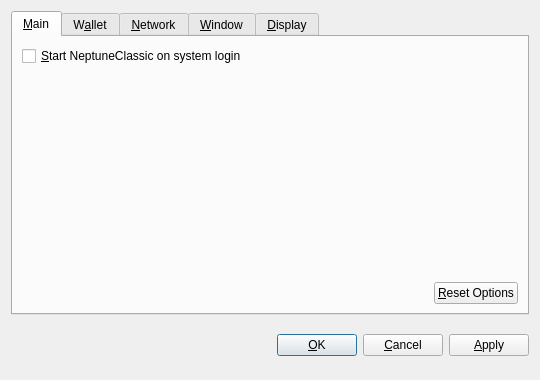
<?xml version="1.0" encoding="UTF-8"?>
<ui version="4.0">
 <class>OptionsDialog</class>
 <widget class="QDialog" name="OptionsDialog">
  <property name="geometry">
   <rect>
    <x>0</x>
    <y>0</y>
    <width>540</width>
    <height>380</height>
   </rect>
  </property>
  <property name="windowTitle">
   <string>Options</string>
  </property>
  <property name="modal">
   <bool>true</bool>
  </property>
  <layout class="QVBoxLayout" name="verticalLayout">
   <item>
    <widget class="QTabWidget" name="tabWidget">
     <property name="tabPosition">
      <enum>QTabWidget::North</enum>
     </property>
     <property name="currentIndex">
      <number>0</number>
     </property>
     <widget class="QWidget" name="tabMain">
      <attribute name="title">
       <string>&amp;Main</string>
      </attribute>
      <layout class="QVBoxLayout" name="verticalLayout_Main">
       <item>
        <widget class="QCheckBox" name="bitcoinAtStartup">
         <property name="toolTip">
          <string>Automatically start NeptuneClassic after logging in to the system.</string>
         </property>
         <property name="text">
          <string>&amp;Start NeptuneClassic on system login</string>
         </property>
        </widget>
       </item>
       <item>
        <spacer name="verticalSpacer_Main">
         <property name="orientation">
          <enum>Qt::Vertical</enum>
         </property>
         <property name="sizeHint" stdset="0">
          <size>
           <width>20</width>
           <height>40</height>
          </size>
         </property>
        </spacer>
       </item>
       <item>
        <layout class="QHBoxLayout" name="horizontalLayout_2_Main">
         <item>
          <spacer name="horizontalSpacer_2_Main">
           <property name="orientation">
            <enum>Qt::Horizontal</enum>
           </property>
           <property name="sizeHint" stdset="0">
            <size>
             <width>40</width>
             <height>20</height>
            </size>
           </property>
          </spacer>
         </item>
         <item>
          <widget class="QPushButton" name="resetButton">
           <property name="toolTip">
            <string>Reset all client options to default.</string>
           </property>
           <property name="text">
            <string>&amp;Reset Options</string>
           </property>
           <property name="autoDefault">
            <bool>false</bool>
           </property>
          </widget>
         </item>
        </layout>
       </item>
      </layout>
     </widget>
     <widget class="QWidget" name="tabWallet">
      <attribute name="title">
       <string>W&amp;allet</string>
      </attribute>
      <layout class="QVBoxLayout" name="verticalLayout_Network">
       <item>
        <widget class="QLabel" name="transactionFeeInfoLabel">
         <property name="text">
          <string>Optional transaction fee per kB that helps make sure your transactions are processed quickly. Most transactions are 1 kB.</string>
         </property>
         <property name="textFormat">
          <enum>Qt::PlainText</enum>
         </property>
         <property name="wordWrap">
          <bool>true</bool>
         </property>
        </widget>
       </item>
       <item>
        <layout class="QHBoxLayout" name="horizontalLayout_1_Main">
         <item>
          <widget class="QLabel" name="transactionFeeLabel">
           <property name="text">
            <string>Pay transaction &amp;fee</string>
           </property>
           <property name="textFormat">
            <enum>Qt::PlainText</enum>
           </property>
           <property name="buddy">
            <cstring>transactionFee</cstring>
           </property>
          </widget>
         </item>
         <item>
          <widget class="BitcoinAmountField" name="transactionFee"/>
         </item>
         <item>
          <spacer name="horizontalSpacer_1_Main">
           <property name="orientation">
            <enum>Qt::Horizontal</enum>
           </property>
           <property name="sizeHint" stdset="0">
            <size>
             <width>40</width>
             <height>20</height>
            </size>
           </property>
          </spacer>
         </item>
        </layout>
       </item>
       <item>
        <widget class="QLabel" name="label">
         <property name="text">
          <string>If you disable the spending of unconfirmed change, the change from a transaction cannot be used until that transaction has at least one confirmation. This also affects how your balance is computed.</string>
         </property>
         <property name="wordWrap">
          <bool>true</bool>
         </property>
        </widget>
       </item>
       <item>
        <widget class="QCheckBox" name="spendZeroConfChange">
         <property name="text">
          <string>Spend unconfirmed change  (experts only)</string>
         </property>
        </widget>
       </item>
       <item>
        <spacer name="verticalSpacer">
         <property name="orientation">
          <enum>Qt::Vertical</enum>
         </property>
         <property name="sizeHint" stdset="0">
          <size>
           <width>20</width>
           <height>40</height>
          </size>
         </property>
        </spacer>
       </item>
      </layout>
     </widget>
     <widget class="QWidget" name="tabNetwork">
      <attribute name="title">
       <string>&amp;Network</string>
      </attribute>
      <layout class="QVBoxLayout" name="verticalLayout_Network">
       <item>
        <widget class="QCheckBox" name="mapPortUpnp">
         <property name="toolTip">
          <string>Automatically open the NeptuneClassic client port on the router. This only works when your router supports UPnP and it is enabled.</string>
         </property>
         <property name="text">
          <string>Map port using &amp;UPnP</string>
         </property>
        </widget>
       </item>
       <item>
        <widget class="QCheckBox" name="connectSocks">
         <property name="toolTip">
          <string>Connect to the NeptuneClassic network through a SOCKS proxy (e.g. when connecting through Tor).</string>
         </property>
         <property name="text">
          <string>&amp;Connect through SOCKS proxy:</string>
         </property>
        </widget>
       </item>
       <item>
        <layout class="QHBoxLayout" name="horizontalLayout_Network">
         <item>
          <widget class="QLabel" name="proxyIpLabel">
           <property name="text">
            <string>Proxy &amp;IP:</string>
           </property>
           <property name="textFormat">
            <enum>Qt::PlainText</enum>
           </property>
           <property name="buddy">
            <cstring>proxyIp</cstring>
           </property>
          </widget>
         </item>
         <item>
          <widget class="QValidatedLineEdit" name="proxyIp">
           <property name="maximumSize">
            <size>
             <width>140</width>
             <height>16777215</height>
            </size>
           </property>
           <property name="toolTip">
            <string>IP address of the proxy (e.g. 127.0.0.1)</string>
           </property>
          </widget>
         </item>
         <item>
          <widget class="QLabel" name="proxyPortLabel">
           <property name="text">
            <string>&amp;Port:</string>
           </property>
           <property name="textFormat">
            <enum>Qt::PlainText</enum>
           </property>
           <property name="buddy">
            <cstring>proxyPort</cstring>
           </property>
          </widget>
         </item>
         <item>
          <widget class="QLineEdit" name="proxyPort">
           <property name="maximumSize">
            <size>
             <width>55</width>
             <height>16777215</height>
            </size>
           </property>
           <property name="toolTip">
            <string>Port of the proxy (e.g. 9050)</string>
           </property>
          </widget>
         </item>
         <item>
          <widget class="QLabel" name="socksVersionLabel">
           <property name="text">
            <string>SOCKS &amp;Version:</string>
           </property>
           <property name="textFormat">
            <enum>Qt::PlainText</enum>
           </property>
           <property name="buddy">
            <cstring>socksVersion</cstring>
           </property>
          </widget>
         </item>
         <item>
          <widget class="QValueComboBox" name="socksVersion">
           <property name="toolTip">
            <string>SOCKS version of the proxy (e.g. 5)</string>
           </property>
          </widget>
         </item>
         <item>
          <spacer name="horizontalSpacer_Network">
           <property name="orientation">
            <enum>Qt::Horizontal</enum>
           </property>
           <property name="sizeHint" stdset="0">
            <size>
             <width>40</width>
             <height>20</height>
            </size>
           </property>
          </spacer>
         </item>
        </layout>
       </item>
       <item>
        <spacer name="verticalSpacer_Network">
         <property name="orientation">
          <enum>Qt::Vertical</enum>
         </property>
         <property name="sizeHint" stdset="0">
          <size>
           <width>20</width>
           <height>40</height>
          </size>
         </property>
        </spacer>
       </item>
      </layout>
     </widget>
     <widget class="QWidget" name="tabWindow">
      <attribute name="title">
       <string>&amp;Window</string>
      </attribute>
      <layout class="QVBoxLayout" name="verticalLayout_Window">
       <item>
        <widget class="QCheckBox" name="minimizeToTray">
         <property name="toolTip">
          <string>Show only a tray icon after minimizing the window.</string>
         </property>
         <property name="text">
          <string>&amp;Minimize to the tray instead of the taskbar</string>
         </property>
        </widget>
       </item>
       <item>
        <widget class="QCheckBox" name="minimizeOnClose">
         <property name="toolTip">
          <string>Minimize instead of exit the application when the window is closed. When this option is enabled, the application will be closed only after selecting Quit in the menu.</string>
         </property>
         <property name="text">
          <string>M&amp;inimize on close</string>
         </property>
        </widget>
       </item>
       <item>
        <spacer name="verticalSpacer_Window">
         <property name="orientation">
          <enum>Qt::Vertical</enum>
         </property>
         <property name="sizeHint" stdset="0">
          <size>
           <width>20</width>
           <height>40</height>
          </size>
         </property>
        </spacer>
       </item>
      </layout>
     </widget>
     <widget class="QWidget" name="tabDisplay">
      <attribute name="title">
       <string>&amp;Display</string>
      </attribute>
      <layout class="QVBoxLayout" name="verticalLayout_Display">
       <item>
        <layout class="QHBoxLayout" name="horizontalLayout_1_Display">
         <item>
          <widget class="QLabel" name="langLabel">
           <property name="text">
            <string>User Interface &amp;language:</string>
           </property>
           <property name="textFormat">
            <enum>Qt::PlainText</enum>
           </property>
           <property name="buddy">
            <cstring>lang</cstring>
           </property>
          </widget>
         </item>
         <item>
          <widget class="QValueComboBox" name="lang">
           <property name="toolTip">
            <string>The user interface language can be set here. This setting will take effect after restarting NeptuneClassic.</string>
           </property>
          </widget>
         </item>
        </layout>
       </item>
       <item>
        <layout class="QHBoxLayout" name="horizontalLayout_2_Display">
         <item>
          <widget class="QLabel" name="unitLabel">
           <property name="text">
            <string>&amp;Unit to show amounts in:</string>
           </property>
           <property name="textFormat">
            <enum>Qt::PlainText</enum>
           </property>
           <property name="buddy">
            <cstring>unit</cstring>
           </property>
          </widget>
         </item>
         <item>
          <widget class="QValueComboBox" name="unit">
           <property name="toolTip">
            <string>Choose the default subdivision unit to show in the interface and when sending coins.</string>
           </property>
          </widget>
         </item>
        </layout>
       </item>
       <item>
        <widget class="QCheckBox" name="displayAddresses">
         <property name="toolTip">
          <string>Whether to show NeptuneClassic addresses in the transaction list or not.</string>
         </property>
         <property name="text">
          <string>&amp;Display addresses in transaction list</string>
         </property>
        </widget>
       </item>
       <item>
        <widget class="QCheckBox" name="coinControlFeatures">
         <property name="toolTip">
          <string>Whether to show coin control features or not.</string>
         </property>
         <property name="text">
          <string>Display coin &amp;control features (experts only!)</string>
         </property>
        </widget>
       </item>
       <item>
        <spacer name="verticalSpacer_Display">
         <property name="orientation">
          <enum>Qt::Vertical</enum>
         </property>
         <property name="sizeHint" stdset="0">
          <size>
           <width>20</width>
           <height>40</height>
          </size>
         </property>
        </spacer>
       </item>
      </layout>
     </widget>
    </widget>
   </item>
   <item>
    <layout class="QHBoxLayout" name="horizontalLayout_Buttons">
     <item>
      <spacer name="horizontalSpacer_1">
       <property name="orientation">
        <enum>Qt::Horizontal</enum>
       </property>
       <property name="sizeHint" stdset="0">
        <size>
         <width>40</width>
         <height>48</height>
        </size>
       </property>
      </spacer>
     </item>
     <item>
      <widget class="QLabel" name="statusLabel">
       <property name="font">
        <font>
         <weight>75</weight>
         <bold>true</bold>
        </font>
       </property>
       <property name="text">
        <string/>
       </property>
       <property name="textFormat">
        <enum>Qt::PlainText</enum>
       </property>
       <property name="wordWrap">
        <bool>true</bool>
       </property>
      </widget>
     </item>
     <item>
      <spacer name="horizontalSpacer_2">
       <property name="orientation">
        <enum>Qt::Horizontal</enum>
       </property>
       <property name="sizeHint" stdset="0">
        <size>
         <width>40</width>
         <height>48</height>
        </size>
       </property>
      </spacer>
     </item>
     <item>
      <widget class="QPushButton" name="okButton">
       <property name="text">
        <string>&amp;OK</string>
       </property>
      </widget>
     </item>
     <item>
      <widget class="QPushButton" name="cancelButton">
       <property name="text">
        <string>&amp;Cancel</string>
       </property>
       <property name="autoDefault">
        <bool>false</bool>
       </property>
      </widget>
     </item>
     <item>
      <widget class="QPushButton" name="applyButton">
       <property name="text">
        <string>&amp;Apply</string>
       </property>
       <property name="autoDefault">
        <bool>false</bool>
       </property>
      </widget>
     </item>
    </layout>
   </item>
  </layout>
 </widget>
 <customwidgets>
  <customwidget>
   <class>BitcoinAmountField</class>
   <extends>QSpinBox</extends>
   <header>bitcoinamountfield.h</header>
  </customwidget>
  <customwidget>
   <class>QValueComboBox</class>
   <extends>QComboBox</extends>
   <header>qvaluecombobox.h</header>
  </customwidget>
  <customwidget>
   <class>QValidatedLineEdit</class>
   <extends>QLineEdit</extends>
   <header>qvalidatedlineedit.h</header>
  </customwidget>
 </customwidgets>
 <resources/>
 <connections/>
</ui>
